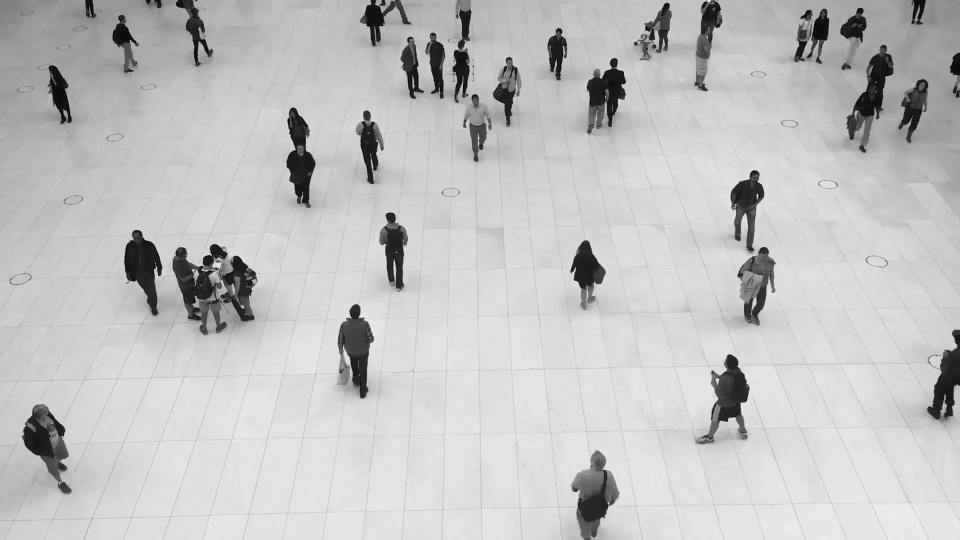
#> input picture frame 9 of human_vid.mp4, 1920 x 1080 px (shown at 1/2 size)
$ python 'Human Detection.py'
#> lines starting #> are read from the running program, lines starting #| are printed output that depends on the picture
# import the libraries
import cv2
import imutils

# initializing the HOGDescriptor for person detection
HOGCV = cv2.HOGDescriptor()
HOGCV.setSVMDetector(cv2.HOGDescriptor_getDefaultPeopleDetector())

#get the video file by specified path
video = cv2.VideoCapture('human_vid.mp4')

# open the video and check its running
while video.isOpened():
    check, frame = video.read()
#> frame is the input picture: shape (1080, 1920, 3); mean B, G, R 193.7, 194.5, 193.9
    if check:
        # resize the output of video file
        frame = imutils.resize(frame, width=min(800, frame.shape[1]))
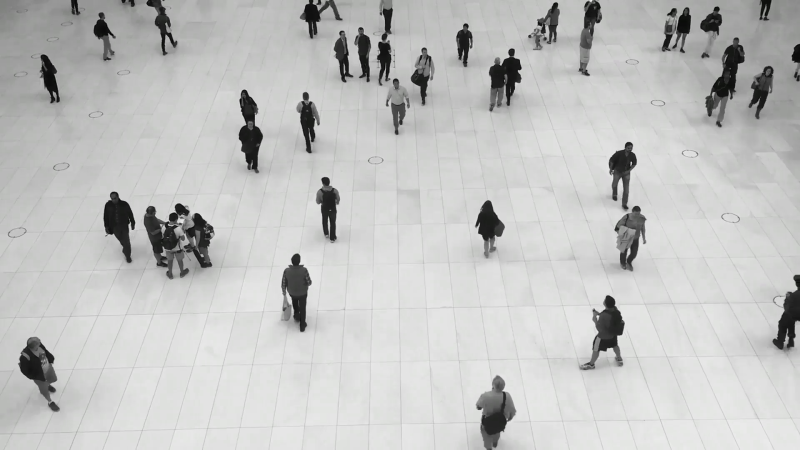
#> frame: shape (450, 800, 3); mean B, G, R 193.6, 194.5, 193.9
        bounding_box_cordinates, weights = HOGCV.detectMultiScale(frame, winStride=(4, 4), padding=(8, 8),
                                                              scale=1.03)
#> bounding_box_cordinates = [[585, 92, 68, 135], [82, 170, 69, 138], [259, 218, 72, 144], [574, 276, 72, 144], [0, 319, 64, 131], [459, 0, 68, 133], [361, 2, 78, 156], [674, 0, 76, 148], [585, 130, 85, 169], [227, 91, 141, 283], [434, 64, 115, 229]]; weights = [0.114, 1.22, 2.06, 1.68, 0.381, 0.219, 0.566, 0.937, 0.346, 1.41, 0.281]
        # create person var for count of people
        person = 0
        # define the dimensions and text of rectangular boxes identifying humans
        for x, y, w, h in bounding_box_cordinates:
            cv2.rectangle(frame, (x, y), (x + w, y + h), (0, 255, 0), 2)
            cv2.putText(frame, f'person {person}', (x, y), cv2.FONT_HERSHEY_SIMPLEX, 0.5, (0, 0, 255), 1)
            person += 1
            cv2.putText(frame, 'Status : Detecting', (40, 40), cv2.FONT_HERSHEY_SIMPLEX, 0.5,
                                                        (255, 255, 0), 1)
            cv2.putText(frame, f'Total People : {person}', (40, 70), cv2.FONT_HERSHEY_SIMPLEX,
                        0.5, (255, 255, 0), 1)
            # get the output video
            cv2.imshow('output', frame)
            key = cv2.waitKey(1)
            if key == ord('q'):
                break
#> this loop made 1 pass; (key q is pressed on pass 1)
#> (x, y, w, h, person) on pass 1: (585, 92, 68, 135, 1)
#> pass 1, `cv2.imshow('output', frame)`:
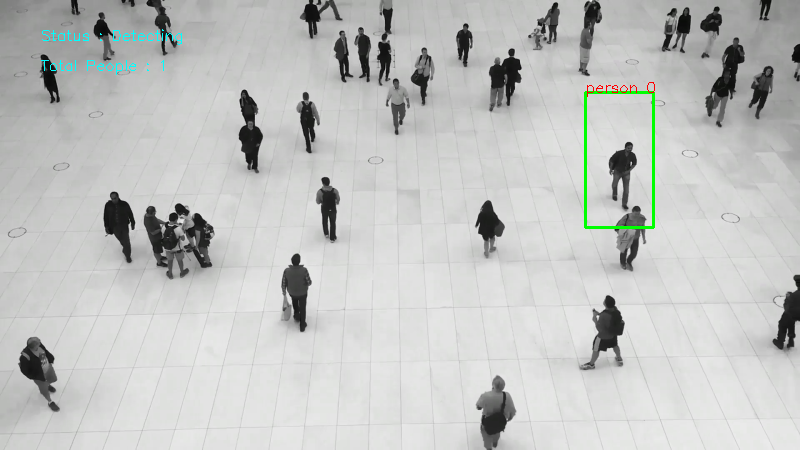
#> window 'output': shape (450, 800, 3); mean B, G, R 193.1, 194.8, 193.1
#> after the loop, person = 1
    else:
        break
video.release()
cv2.destroyAllWindows()

$ run again, starting later in the video
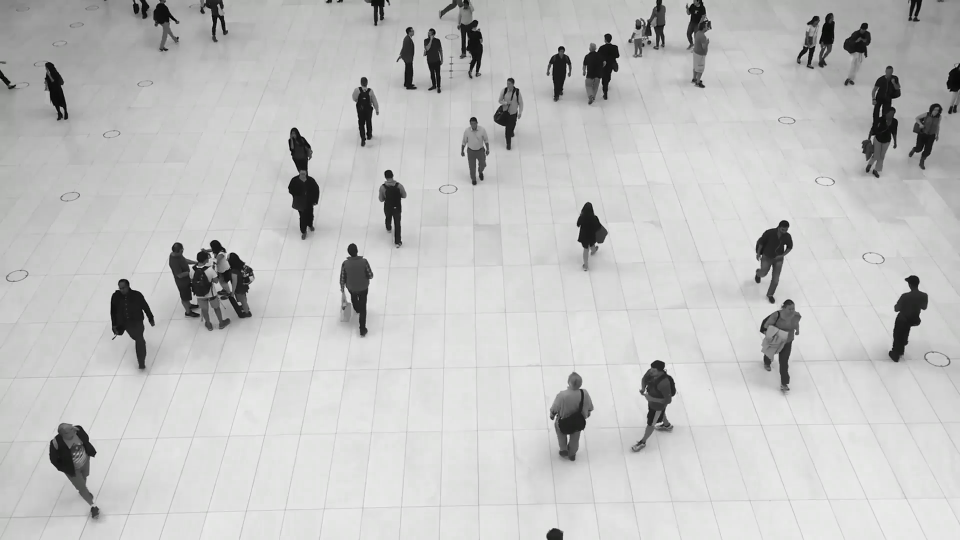
#> input picture frame 43 of human_vid.mp4, 1920 x 1080 px (shown at 1/2 size)
#> frame is the input picture: shape (1080, 1920, 3); mean B, G, R 193.2, 193.8, 193.4
#> `frame = imutils.resize(frame, width=min(800, frame.shape[1]))`:
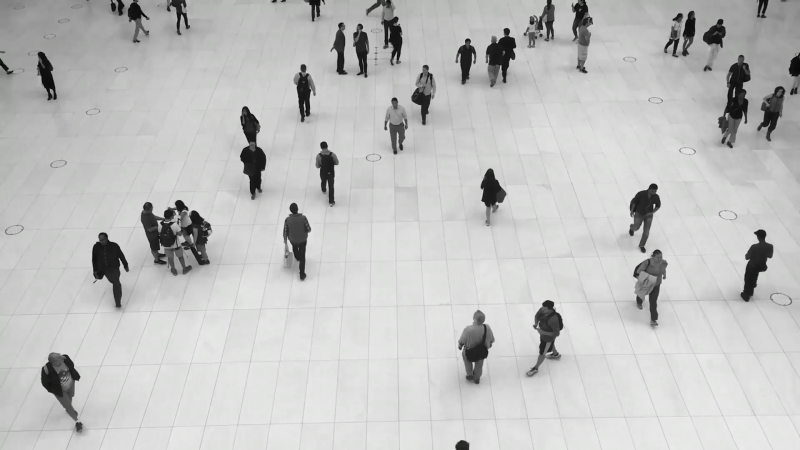
#> frame: shape (450, 800, 3); mean B, G, R 193.2, 193.8, 193.4
#> bounding_box_cordinates = [[71, 210, 71, 142], [443, 288, 68, 136], [514, 278, 70, 139], [366, 37, 68, 137], [609, 137, 69, 139], [718, 184, 69, 138], [604, 175, 90, 181], [218, 24, 151, 301], [68, 122, 110, 219], [42, 45, 154, 308]]; weights = [1.46, 1.63, 1.38, 0.593, 0.386, 0.652, 0.222, 1.28, 0.542, 0.174]
#> the loop `for x, y, w, h in bounding_box_cordinates:` made 1 pass; (key q is pressed on pass 1)
#> (x, y, w, h, person) on pass 1: (71, 210, 71, 142, 1)
#> pass 1, `cv2.imshow('output', frame)`:
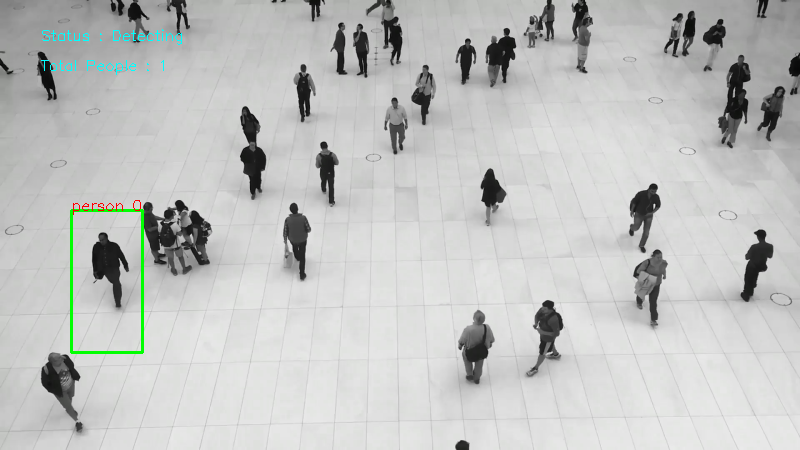
#> window 'output': shape (450, 800, 3); mean B, G, R 192.6, 194, 192.5
#> after the loop `for x, y, w, h in bounding_box_cordinates:`: person = 1

$ run again, starting later in the video
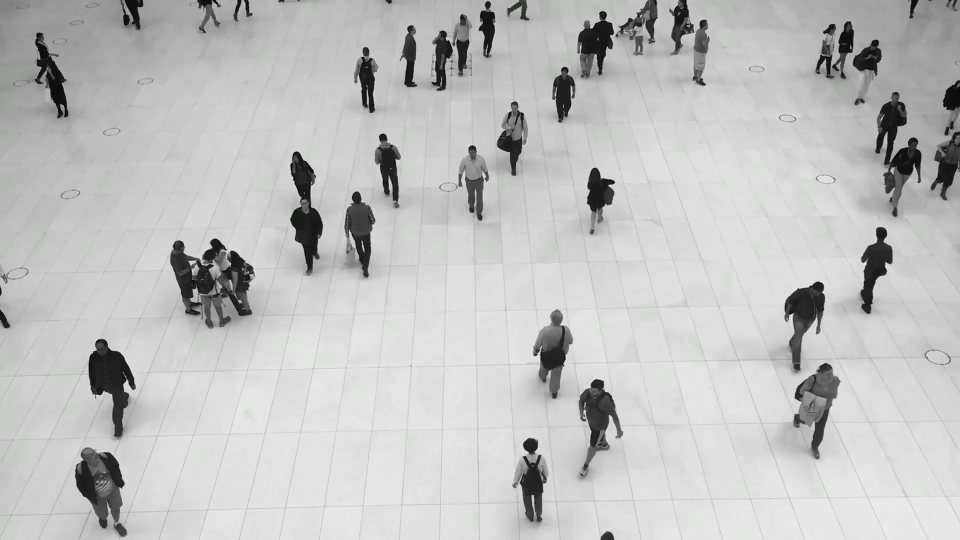
#> input picture frame 77 of human_vid.mp4, 1920 x 1080 px (shown at 1/2 size)
#> frame is the input picture: shape (1080, 1920, 3); mean B, G, R 192.4, 193, 192.6
#> `frame = imutils.resize(frame, width=min(800, frame.shape[1]))`:
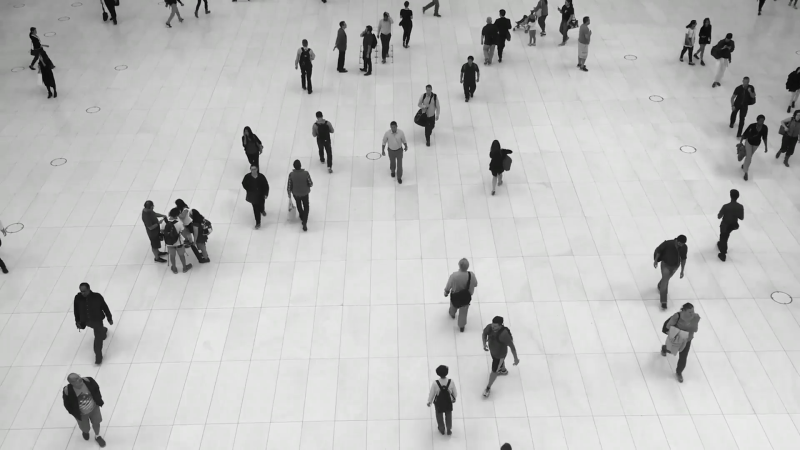
#> frame: shape (450, 800, 3); mean B, G, R 192.4, 193, 192.6
#> bounding_box_cordinates = [[295, 60, 67, 134], [268, 112, 73, 147], [428, 235, 67, 133], [53, 260, 71, 141], [464, 294, 69, 138], [711, 56, 73, 145], [689, 144, 70, 140], [212, 104, 74, 147], [451, 68, 75, 150], [642, 240, 84, 167], [669, 93, 100, 199], [336, 0, 115, 215]]; weights = [0.731, 0.956, 1.73, 1.17, 2.19, 1.06, 0.4, 0.623, 0.865, 0.271, 0.34, 0.336]
#> the loop `for x, y, w, h in bounding_box_cordinates:` made 1 pass; (key q is pressed on pass 1)
#> (x, y, w, h, person) on pass 1: (295, 60, 67, 134, 1)
#> pass 1, `cv2.imshow('output', frame)`:
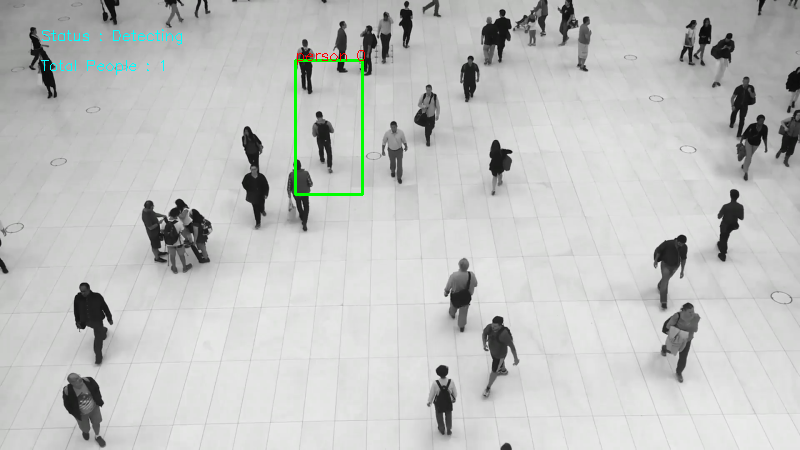
#> window 'output': shape (450, 800, 3); mean B, G, R 191.9, 193.3, 191.8
#> after the loop `for x, y, w, h in bounding_box_cordinates:`: person = 1
